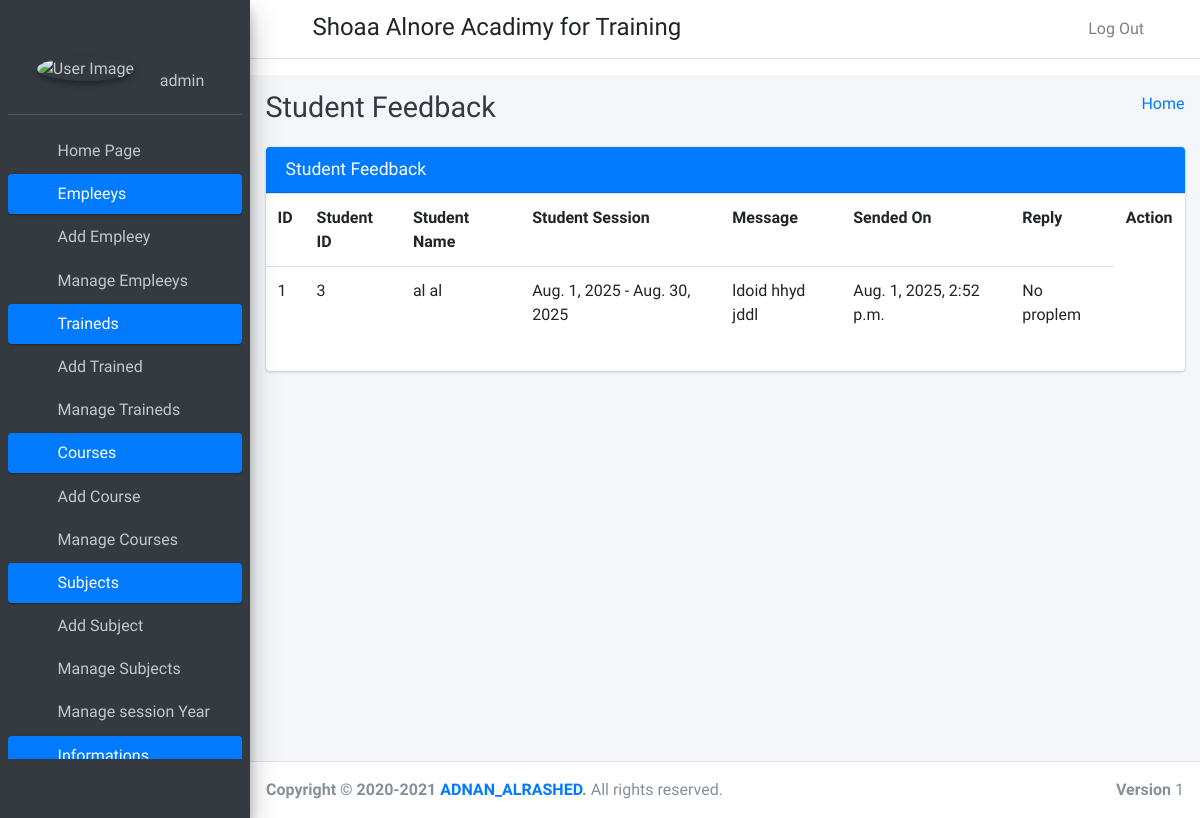
The app's page /stusent_feedback_message (signed in) with its own data.
### studentApp/models.py (models this page shows)
class CustomUser(AbstractUser):
    user_type_data = ((1,'HOD'),(2,'Staff'),(3,'Student'))
    user_type = models.CharField(default=1,choices=user_type_data,max_length=10)

class FeedBackStudent(models.Model):
    id = models.AutoField(primary_key=True)
    student_id = models.ForeignKey(Students,on_delete=models.CASCADE)
    feedback = models.TextField()
    feedback_reply = models.TextField()
    leave_status = models.BooleanField(default=False)
    created_at = models.DateTimeField(auto_now_add=True)
    updated_at = models.DateTimeField(auto_now_add=True)
    objects = models.Manager()

class Students(models.Model):
    id = models.AutoField(primary_key=True)
    admin = models.OneToOneField(CustomUser,on_delete=models.CASCADE)
    gender = models.CharField(max_length=255)
    profile_pic = models.FileField()
    address = models.TextField()
    course_id = models.ForeignKey(Courses,on_delete=models.DO_NOTHING)
    session_year_id = models.ForeignKey(SessionYearModle, on_delete=models.CASCADE)
    created_at = models.DateTimeField(auto_now_add=True)
    updated_at = models.DateTimeField(auto_now_add=True)
    fcm_token = models.TextField(default="")
    objects = models.Manager()

class SessionYearModle(models.Model):
    id = models.AutoField(primary_key=True)
    sesstion_start_year = models.DateField()
    sesstion_end_year = models.DateField()
    object = models.Manager()

### studentApp/HodViews.py (the view)
# urls.py: path('stusent_feedback_message',HodViews.stusent_feedback_message, name='stusent_feedback_message'),
def stusent_feedback_message(request):
    feedbacks = FeedBackStudent.objects.all()
    return render(request, "hod_template/student_feedback_template.html", {"feedbacks":feedbacks})

### studentApp/LoginCheckMiddleWare.py (called while the page is built, shortened)
    def process_view(self,request,view_func,view_args,view_kwargs):
        modulename = view_func.__module__
        user = request.user
        if user.is_authenticated:
            if user.user_type == '1':
                if modulename == 'studentApp.HodViews':
                    pass
                elif modulename == 'studentApp.views' or modulename == "django.views.static":
                    pass
                else:
                    return HttpResponseRedirect(reverse('admin_home'))
            else:
                return HttpResponseRedirect(reverse('show_login'))
        else:
            if request.path == reverse('show_login') or request.path == reverse('do_login') or modulename == "django.contrib.auth.views":
                pass
            else:
                return HttpResponseRedirect(reverse('show_login'))

### studentApp/templates/hod_template/student_feedback_template.html (shortened to what this page needs)
{% extends 'hod_template/base_template.html' %}
{% block page_title %}
Student Feedback
{% endblock page_title %}
{% block main_content %}
    <section class="content">
      <div class="container-fluid">
       <div class="row">
          <div class="col-md-12">
            <div class="card card-primary">
              <div class="card-header">
                <h3 class="card-title">Student Feedback</h3>
              </div>
              <div class="table">
                <table class="table">
                  <tr>
                    <th>ID</th>
                    <th>Student ID</th>
                    <th>Student Name</th>
                    <th>Student Session</th>
                    <th>Message</th>
                    <th>Sended On</th>
                    <th>Reply</th>
                    <th>Action</th>
                  </tr>
                  {% for feedback in feedbacks %}
                  <tr>
                    <td>{{ feedback.id }}</td>
                    <td>{{ feedback.student_id.admin.id }}</td>
                    <td>{{ feedback.student_id.admin.first_name }} {{ feedback.student_id.admin.last_name }}</td>
                    <td>{{ feedback.student_id.session_year_id.sesstion_start_year }} - {{ feedback.student_id.session_year_id.sesstion_end_year }}</td>
                    <td>{{ feedback.feedback }}</td>
                    <td>{{ feedback.created_at }}</td>
                    <td>
                      {% if feedback.feedback_reply == "" %}
                      <button class="btn btn-success reply_open_modal" data-toggle="modal" data-target="#reply_modal">Reply</button>
                      {% else %}
                      {{ feedback.feedback_reply }}
                      {% endif %}
                    </td>
                  </tr>
                  {% endfor %}
                </table>
              </div>
            </div>
      </div>
    </section>
    {% endblock main_content %}

### studentApp/templates/hod_template/sidebar_template.html (shortened to what this page needs)
 {% load static %}
 {% load i18n %}
  <aside class="main-sidebar sidebar-dark-primary elevation-4">
    <div class="sidebar">
      <div class="user-panel mt-3 pb-3 mb-3 d-flex">
        <div class="image">
          <img src="{% static 'dist/img/user2-160x160.jpg' %}" class="img-circle elevation-2" alt="User Image">
        </div>
        <div class="info">
          <a href="{% url 'admin_profile' %}" class="d-block">{{ user.username }}</a>
        </div>
      </div>
      <nav class="mt-2">
        <ul class="nav nav-pills nav-sidebar flex-column" data-widget="treeview" role="menu" data-accordion="false">
               <li class="nav-item">
                {% url 'admin_home' as admin_home %}
                  <a href="{{ admin_home }}" class="nav-link {% if request.path == admin_home %} active {% endif %}">
                    <i class="far fa-circle nav-icon"></i>
                    <p>{% trans "Home Page" %}</p>
                  </a>
                </li>
          <li class="nav-item has-treeview menu-open">
            <a href="#" class="nav-link active">
              <i class="nav-icon fas fa-tachometer-alt"></i>
              <p>
                {% trans "Empleeys" %}
                <i class="right fas fa-angle-left"></i>
              </p>
            </a>
            <ul class="nav nav-treeview">
              <li class="nav-item">
              {% url 'add_staff' as add_staff %}
                <a href="{{ add_staff }}" class="nav-link {% if request.path == add_staff %} active {% endif %}">
                  <i class="far fa-circle nav-icon"></i>
                  <p>{% trans "Add Empleey" %}</p>
                </a>
              </li>
              <li class="nav-item">
              {% url 'manage_staff' as manage_staff %}
              {% url 'edit_staff' staff_id=id as edit_staff %}
                <a href="{{ manage_staff }}" class="nav-link {% if request.path == manage_staff %} active {% endif %} {% if request.path == edit_staff %} active {% endif %}">
                  <i class="far fa-circle nav-icon"></i>
                  <p>{% trans "Manage Empleeys" %}</p>
                </a>
              </li>
            </ul>
          </li>
         <li class="nav-item has-treeview menu-open">
            <a href="#" class="nav-link active">
              <i class="nav-icon fas fa-tachometer-alt"></i>
              <p>
                {% trans "Traineds" %}
                <i class="right fas fa-angle-left"></i>
              </p>
            </a>
            <ul class="nav nav-treeview">
              <li class="nav-item">
              {% url 'add_student' as add_student %}
                <a href="{{ add_student }}" class="nav-link {% if request.path == add_student %} active {% endif %}">
                  <i class="far fa-circle nav-icon"></i>
                  <p>{% trans "Add Trained" %}</p>
                </a>
              </li>
              <li class="nav-item">
              {% url 'manage_student' as manage_student %}
              {% url 'edit_student' student_id=id as edit_student %}
                <a href="{{ manage_student }}" class="nav-link {% if request.path == manage_student %} active {% endif %} {% if request.path == edit_student %} active {% endif %}">
                  <i class="far fa-circle nav-icon"></i>
                  <p>{% trans "Manage Traineds" %}</p>
                </a>
              </li>
            </ul>
          </li>
       <li class="nav-item has-treeview menu-open">
            <a href="#" class="nav-link active">
              <i class="nav-icon fas fa-tachometer-alt"></i>
              <p>
                {% trans "Courses" %}
                <i class="right fas fa-angle-left"></i>
              </p>
            </a>
            <ul class="nav nav-treeview">
              <li class="nav-item">
              {% url 'add_course' as add_course %}
                <a href="{{ add_course }}" class="nav-link {% if request.path == add_course %} active {% endif %}">
                  <i class="far fa-circle nav-icon"></i>
                  <p>{% trans "Add Course" %}</p>
                </a>
              </li>
              <li class="nav-item">
              {% url 'manage_course' as manage_course %}
              {% url 'edit_course' course_id=id as edit_course %}
                <a href="{{ manage_course }}" class="nav-link {% if request.path == manage_course %} active {% endif %} {% if request.path == edit_course %} active {% endif %}">
                  <i class="far fa-circle nav-icon"></i>
                  <p>{% trans "Manage Courses" %}</p>
                </a>
              </li>
            </ul>
          </li>
          <li class="nav-item has-treeview menu-open">
            <a href="#" class="nav-link active">
              <i class="nav-icon fas fa-tachometer-alt"></i>
              <p>
                {% trans "Subjects" %}
                <i class="right fas fa-angle-left"></i>
              </p>
            </a>
            <ul class="nav nav-treeview">
              <li class="nav-item">
              {% url 'add_subject' as add_subject %}
                <a href="{{ add_subject }}" class="nav-link {% if request.path == add_subject %} active {% endif %}">
                  <i class="far fa-circle nav-icon"></i>
                  <p>{% trans "Add Subject" %}</p>
                </a>
              </li>
              <li class="nav-item">
              {% url 'manage_subject' as manage_subject %}
              {% url 'edit_subject' subject_id=id as edit_subject %}
                <a href="{{ manage_subject }}" class="nav-link {% if request.path == manage_subject %} active {% endif %} {% if request.path == edit_subject %} active {% endif %}">
                  <i class="far fa-circle nav-icon"></i>
                  <p>{% trans "Manage Subjects" %}</p>
                </a>
              </li>
              <li class="nav-item">
                {% url 'manage_session' as manage_session %}
                  <a href="{{ manage_session }}" class="nav-link {% if request.path == manage_session %} active {% endif %} ">
                    <i class="far fa-circle nav-icon"></i>
                    <p>{% trans "Manage session Year" %}</p>
                  </a>
                </li>
            </ul>
          </li>
          <li class="nav-item has-treeview menu-open">
            <a href="#" class="nav-link active">
              <i class="nav-icon fas fa-tachometer-alt"></i>
              <p>
                {% trans "Informations" %}
                <i class="right fas fa-angle-left"></i>
              </p>
            </a>
          </li>
        </ul>
      </nav>
    </div>
  </aside>

### records on screen
CustomUser: username "admin"
FeedBackStudent: id "1", student_id.admin.id "3", student_id.admin.first_name "al", student_id.admin.last_name "al", student_id.session_year_id.sesstion_start_year "Aug. 1, 2025", student_id.session_year_id.sesstion_end_year "Aug. 30, 2025", feedback "ldoid hhyd jddl", created_at "Aug. 1, 2025, 2:52 p.m.", feedback_reply "No proplem"
